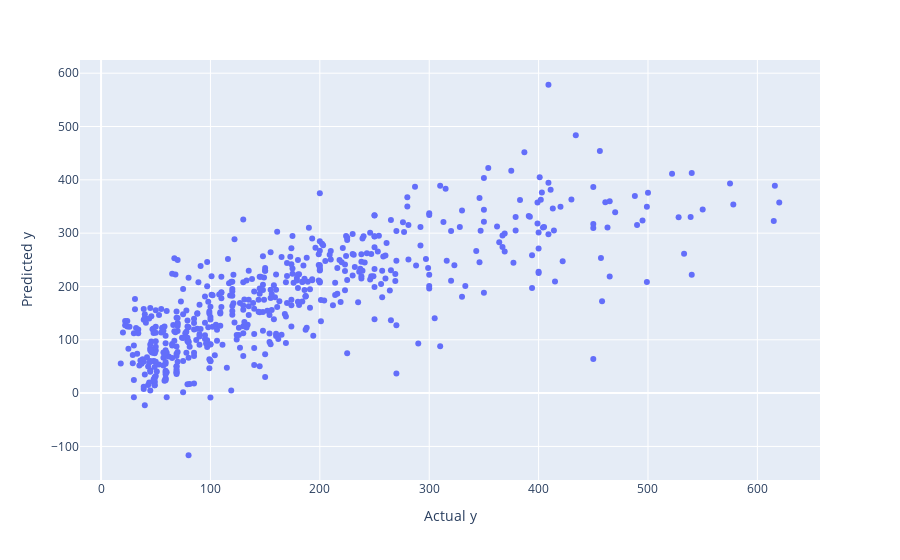

The notebook cell saved with this chart:
### Markdown cell above
### Model 1: Linear Regression

### Code cell
from sklearn.linear_model import LinearRegression

model = LinearRegression()

model.fit(X_train, y_train)

y_train_pred = model.predict(X_train)
y_pred = model.predict(X_test)

print(f"Train\n Score: {model.score(X_train, y_train)}")
calculate_score(y_train, y_train_pred)

print(f"Test\n Score: {model.score(X_test, y_test)}")
calculate_score(y_test, y_pred)

plot(y_test, y_pred)

### Figure 1 — Plotly figure (JSON) as saved in the notebook; plotly's stock layout.template omitted (floating-point values rounded to 4 significant figures; data arrays with more than 128 entries replaced by an {"elided": "..."} marker saying what was removed)
{"data": [{"hovertemplate": "Actual y=%{x}<br>Predicted y=%{y}<extra></extra>", "legendgroup": "", "marker": {"color": "#636efa", "symbol": "circle"}, "mode": "markers", "name": "", "orientation": "v", "showlegend": false, "type": "scatter", "x": {"elided": "555 int values"}, "xaxis": "x", "y": {"elided": "555 float values"}, "yaxis": "y"}], "layout": {"legend": {"tracegroupgap": 0}, "margin": {"t": 60}, "xaxis": {"anchor": "y", "domain": [0, 1], "title": {"text": "Actual y"}}, "yaxis": {"anchor": "x", "domain": [0, 1], "title": {"text": "Predicted y"}}}}
